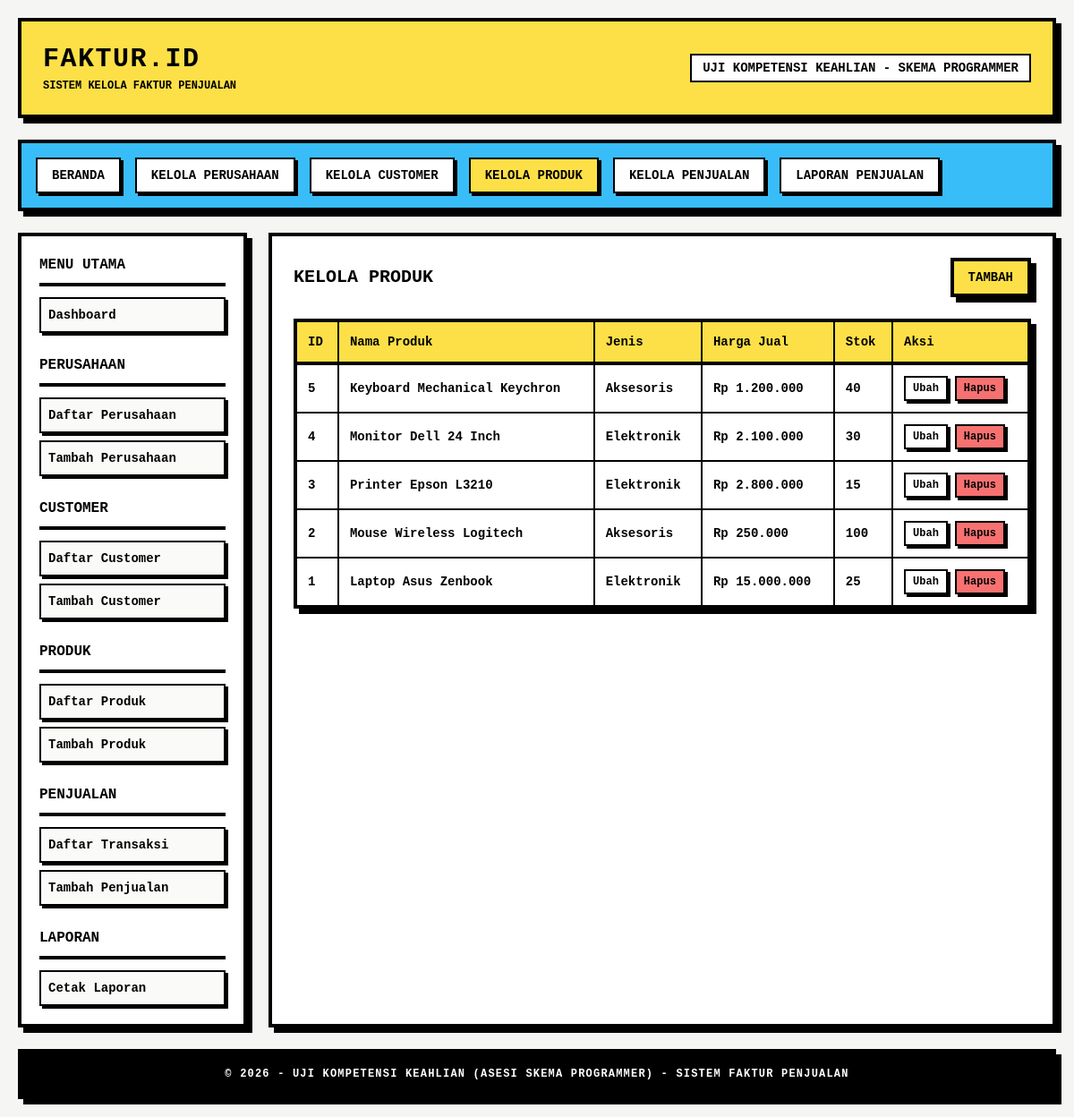
The page /index.php?page=produk on the database its author committed.
### tables this page shows
CREATE TABLE IF NOT EXISTS `produk` (
  `id_produk` INT AUTO_INCREMENT PRIMARY KEY,
  `nama_produk` VARCHAR(150) NOT NULL,
  `price` DECIMAL(12,2) NOT NULL,
  `jenis` VARCHAR(50) NOT NULL,
  `stock` INT NOT NULL
);

### config.php (called while the page is built, shortened)
<?php
function formatRupiah($angka) {
    return "Rp " . number_format($angka, 0, ',', '.');
}
?>

### produk.php (the view, shortened to what this page needs)
<?php
$action = isset($_GET['action']) ? $_GET['action'] : 'list';
if ($action == 'list') {
    $result = $conn->query("SELECT * FROM produk ORDER BY id_produk DESC");
    ?>
    <div class="flex justify-between items-center mb-6">
        <h2 class="text-xl font-black uppercase">Kelola Produk</h2>
        <a href="index.php?page=produk&action=add" class="px-4 py-2 border-4 border-black bg-yellow-300 shadow-brutal hover:translate-x-[-2px] hover:translate-y-[-2px] hover:shadow-[8px_8px_0px_0px_rgba(0,0,0,1)] transition-all uppercase text-sm">Tambah</a>
    </div>
    <table class="w-full border-4 border-black shadow-brutal text-sm">
        <thead>
            <tr class="bg-yellow-300 border-b-4 border-black text-left">
                <th class="p-3 border-r-2 border-black">ID</th>
                <th class="p-3 border-r-2 border-black">Nama Produk</th>
                <th class="p-3 border-r-2 border-black">Jenis</th>
                <th class="p-3 border-r-2 border-black">Harga Jual</th>
                <th class="p-3 border-r-2 border-black">Stok</th>
                <th class="p-3">Aksi</th>
            </tr>
        </thead>
        <tbody>
            <?php if ($result->num_rows > 0): while ($row = $result->fetch_assoc()): ?>
                <tr class="border-b-2 border-black hover:bg-stone-50">
                    <td class="p-3 border-r-2 border-black"><?php echo $row['id_produk']; ?></td>
                    <td class="p-3 border-r-2 border-black"><?php echo htmlspecialchars($row['nama_produk']); ?></td>
                    <td class="p-3 border-r-2 border-black"><?php echo htmlspecialchars($row['jenis']); ?></td>
                    <td class="p-3 border-r-2 border-black"><?php echo formatRupiah($row['price']); ?></td>
                    <td class="p-3 border-r-2 border-black"><?php echo $row['stock']; ?></td>
                    <td class="p-3 flex gap-2">
                        <a href="index.php?page=produk&action=edit&id=<?php echo $row['id_produk']; ?>" class="px-2 py-1 border-2 border-black bg-white text-xs shadow-brutal-sm">Ubah</a>
                        <a href="index.php?page=produk&action=delete&id=<?php echo $row['id_produk']; ?>" class="px-2 py-1 border-2 border-black bg-red-400 text-xs shadow-brutal-sm" onclick="return confirm('Hapus?')">Hapus</a>
                    </td>
                </tr>
            <?php endwhile; else: ?>
                <tr><td colspan="6" class="p-3 text-center">Belum ada data.</td></tr>
            <?php endif; ?>
        </tbody>
    </table>
<?php
} ?>

### layout_header.php (style rules this page uses)
body { font-family: 'Courier New', Courier, monospace; font-weight: 900; }

### rows shown on the page
produk: id_produk "5", nama_produk "Keyboard Mechanical Keychron", jenis "Aksesoris", price "Rp 1.200.000", stock "40"
produk: id_produk "4", nama_produk "Monitor Dell 24 Inch", jenis "Elektronik", price "Rp 2.100.000", stock "30"
produk: id_produk "3", nama_produk "Printer Epson L3210", jenis "Elektronik", price "Rp 2.800.000", stock "15"
produk: id_produk "2", nama_produk "Mouse Wireless Logitech", jenis "Aksesoris", price "Rp 250.000", stock "100"
produk: id_produk "1", nama_produk "Laptop Asus Zenbook", jenis "Elektronik", price "Rp 15.000.000", stock "25"
